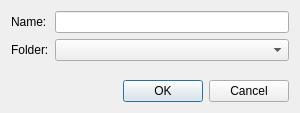
<?xml version="1.0" encoding="UTF-8"?>
<ui version="4.0">
 <class>Otter::BookmarksBarDialog</class>
 <widget class="QDialog" name="Otter::BookmarksBarDialog">
  <property name="geometry">
   <rect>
    <x>0</x>
    <y>0</y>
    <width>300</width>
    <height>113</height>
   </rect>
  </property>
  <property name="windowTitle">
   <string>Edit Toolbar</string>
  </property>
  <layout class="QVBoxLayout" name="verticalLayout">
   <item>
    <layout class="QFormLayout" name="formLayout">
     <item row="1" column="0">
      <widget class="QLabel" name="folderLabel">
       <property name="text">
        <string>Folder:</string>
       </property>
       <property name="buddy">
        <cstring>folderComboBox</cstring>
       </property>
      </widget>
     </item>
     <item row="1" column="1">
      <widget class="Otter::BookmarksComboBoxWidget" name="folderComboBox"/>
     </item>
     <item row="0" column="0">
      <widget class="QLabel" name="titleLabel">
       <property name="text">
        <string>Name:</string>
       </property>
       <property name="buddy">
        <cstring>titleLineEdit</cstring>
       </property>
      </widget>
     </item>
     <item row="0" column="1">
      <widget class="QLineEdit" name="titleLineEdit"/>
     </item>
    </layout>
   </item>
   <item>
    <widget class="QDialogButtonBox" name="buttonBox">
     <property name="orientation">
      <enum>Qt::Horizontal</enum>
     </property>
     <property name="standardButtons">
      <set>QDialogButtonBox::Cancel|QDialogButtonBox::Ok</set>
     </property>
    </widget>
   </item>
  </layout>
 </widget>
 <customwidgets>
  <customwidget>
   <class>Otter::BookmarksComboBoxWidget</class>
   <extends>QComboBox</extends>
   <header>src/ui/BookmarksComboBoxWidget.h</header>
  </customwidget>
 </customwidgets>
 <tabstops>
  <tabstop>titleLineEdit</tabstop>
  <tabstop>folderComboBox</tabstop>
 </tabstops>
 <resources/>
 <connections>
  <connection>
   <sender>buttonBox</sender>
   <signal>accepted()</signal>
   <receiver>Otter::BookmarksBarDialog</receiver>
   <slot>accept()</slot>
   <hints>
    <hint type="sourcelabel">
     <x>227</x>
     <y>91</y>
    </hint>
    <hint type="destinationlabel">
     <x>157</x>
     <y>112</y>
    </hint>
   </hints>
  </connection>
  <connection>
   <sender>buttonBox</sender>
   <signal>rejected()</signal>
   <receiver>Otter::BookmarksBarDialog</receiver>
   <slot>reject()</slot>
   <hints>
    <hint type="sourcelabel">
     <x>290</x>
     <y>97</y>
    </hint>
    <hint type="destinationlabel">
     <x>286</x>
     <y>112</y>
    </hint>
   </hints>
  </connection>
 </connections>
</ui>
